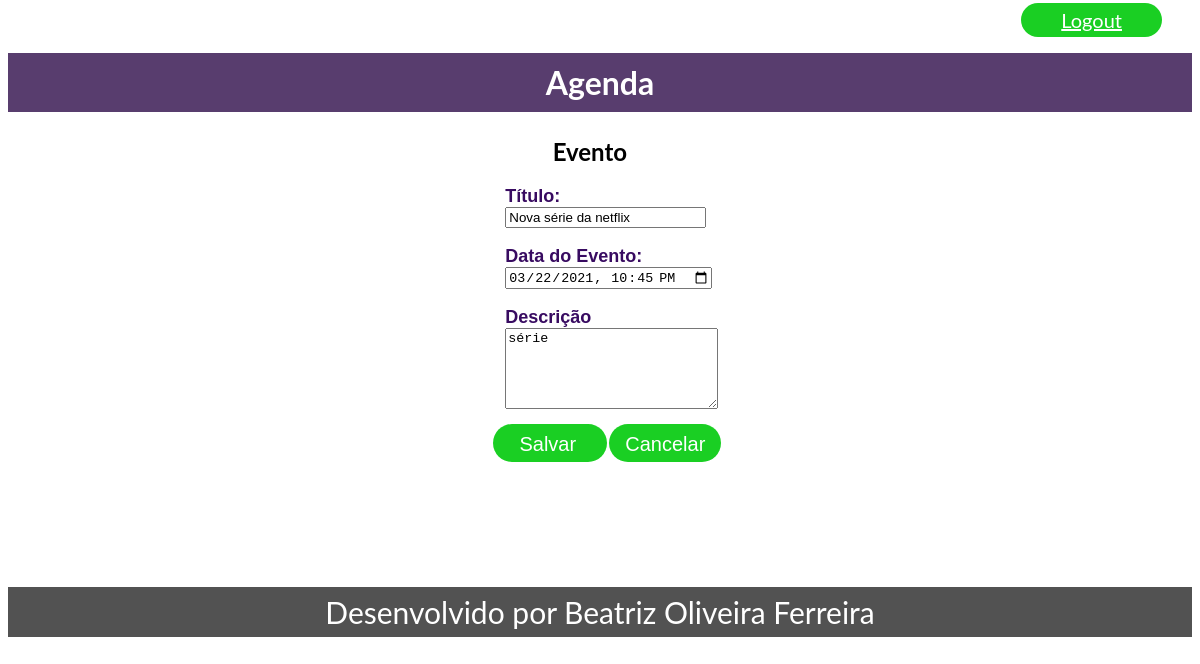
The page /agenda/evento/?id=5 (signed in) on the database as committed earlier.
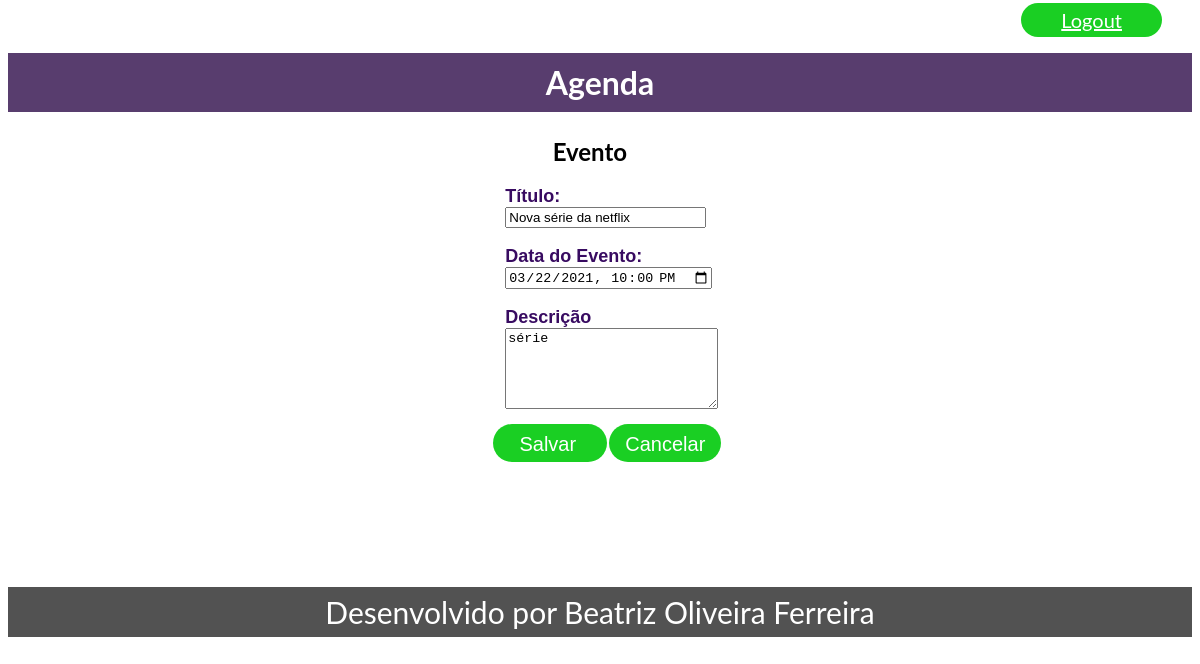
The same page on the database as committed later.
### core/models.py (models this page shows, shortened)
class Evento(models.Model):
    titulo = models.CharField(max_length=100)
    descricao = models.TextField(blank=True, null=True)
    data_evento = models.DateTimeField(verbose_name='Data do evento')
    data_criacao = models.DateTimeField(auto_now=True)
    usuario = models.ForeignKey(User, on_delete=models.CASCADE)
    class Meta:
        db_table = 'evento'
    def get_data_input_evento(self):
        return self.data_evento.strftime('%Y-%m-%dT%H:%M')

### core/views.py (the view)
# urls.py: path('agenda/evento/', views.evento),
@login_required(login_url='/login/')
def evento(request):
    id_evento = request.GET.get('id')
    dados = {}
    if id_evento:
        dados['evento'] = Evento.objects.get(id=id_evento)
    return render(request, 'evento.html', dados)

### templates/evento.html (shortened to what this page needs)
{% extends "model-page.html" %}
{% block content %}
<h2>Evento</h2>
<form action="submit" method="POST">{% csrf_token %}
    <label>Título: </label>
    <br>
    <input type="text" name="titulo" size="22" value="{{ evento.titulo }}">
    <br><br>
    <label>Data do Evento: </label>
    <br>
    <input type="datetime-local" name="data_evento" size="22" value="{{ evento.get_data_input_evento }}">
    <br><br>
    <label>Descrição</label>
    <br>
    <textarea name="descricao" rows="5" cols="24">{{ evento.descricao }}</textarea>
    <br><br>
    <a class="salvar">
        <button type="submit" class="nomeSalvar">Salvar</button>
    </a>
    <a href="/" class="cancelar">
        <button type="button" class="nomeCancelar">Cancelar</button>
    </a>
</form>
{% endblock %}

Rows that differ between the two databases and show on the page:
changed Evento "Nova série da netflix": data_evento "03/22/2021 22:45" → "03/22/2021 22:00"
